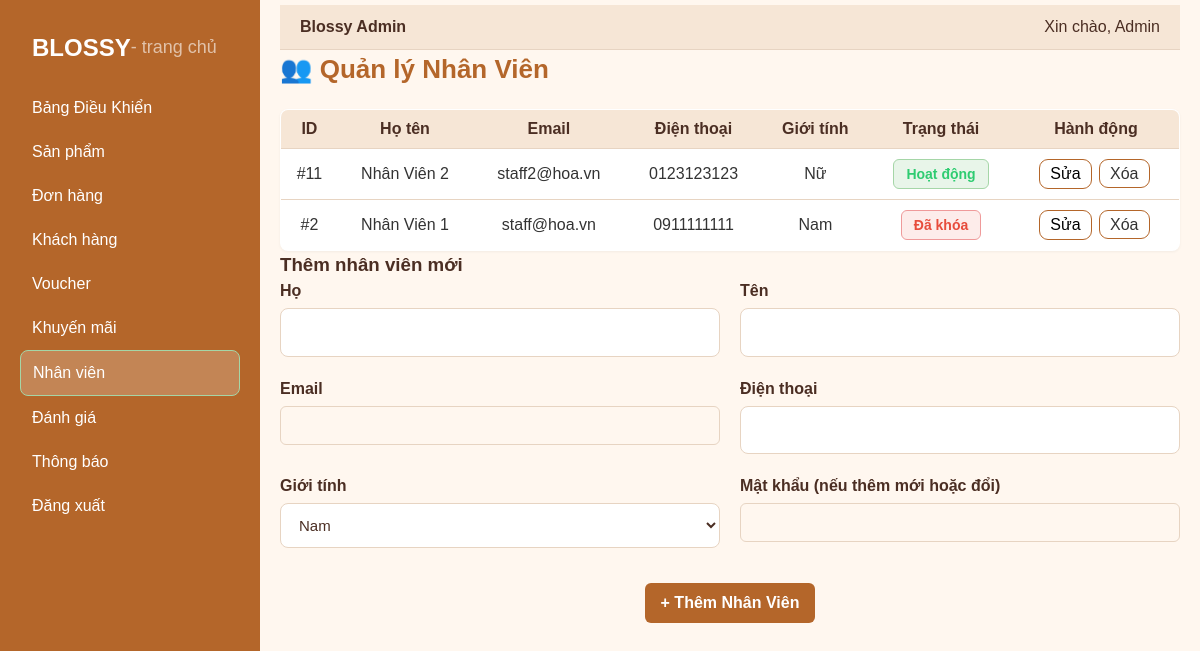
The page /index.php/index.php?controller=adminstaff&action=index (signed in) on the database its author committed.
### tables this page shows
CREATE TABLE `users` (
  `id` bigint(20) UNSIGNED NOT NULL,
  `role_id` tinyint(3) UNSIGNED NOT NULL DEFAULT 1,
  `level_id` tinyint(3) UNSIGNED DEFAULT 1,
  `email` varchar(191) NOT NULL,
  `first_name` varchar(100) DEFAULT NULL,
  `last_name` varchar(100) DEFAULT NULL,
  `password_hash` varchar(191) NOT NULL,
  `phone` varchar(20) DEFAULT NULL,
  `gender` enum('Nam','Nữ','Khác') DEFAULT 'Nam',
  `level` enum('diamond','gold','silver','normal') NOT NULL DEFAULT 'normal',
  `total_spent` decimal(12,2) NOT NULL DEFAULT 0.00,
  `address` varchar(255) DEFAULT NULL,
  `is_blocked` tinyint(1) NOT NULL DEFAULT 0,
  `created_at` datetime NOT NULL DEFAULT current_timestamp(),
  `updated_at` datetime NOT NULL DEFAULT current_timestamp() ON UPDATE current_timestamp(),
  `password` varchar(255) NOT NULL
);

### App/Controllers/AdminStaffController.php (called while the page is built, shortened)
<?php
require_once __DIR__ . '/../Models/StaffModel.php';
class AdminStaffController extends BaseController
{
    private $model;
    public function __construct()
    {
        $this->model = new StaffModel();
    }
    public function index()
    {
        $staffs = $this->model->getAll();
        $this->loadView('Admin.Staff.List', ['staffs' => $staffs]);
    }
}

### App/Models/Database/database.php (called while the page is built, shortened)
<?php
class Database {
    private $servername = "localhost";
    private $username = "root";
    private $password = "0586964157";
    private $databasename = "web_ban_hoa";
    function connection_database(): PDO {
        try {
            $conn = new PDO(
                "mysql:host=$this->servername;dbname=$this->databasename",
                $this->username,
                $this->password
            );
            $conn->setAttribute(PDO::ATTR_ERRMODE, PDO::ERRMODE_EXCEPTION);
        } catch (PDOException $e) {
            throw $e;
        }
        return $conn;
    }
}
?>

### App/Models/StaffModel.php (called while the page is built, shortened)
<?php
require_once 'BaseModel.php';
class StaffModel extends BaseModel
{
    public function getAll()
    {
        $sql = "SELECT * FROM users WHERE role_id = 2 ORDER BY created_at DESC";
        return $this->query($sql);
    }
}

### App/Models/BaseModel.php (called while the page is built, shortened)
<?php
require_once __DIR__ . '/Database/Database.php';
class BaseModel {
    public $conn;
    public function __construct() {
        $db = new database();
        $this->conn = $db->connection_database();
    }
    protected function query(string $sql): array {
        $stmt = $this->conn->query($sql);
        return $stmt->fetchAll(PDO::FETCH_ASSOC);
    }
}

### App/Views/Admin/Staff/List.php (the view, shortened to what this page needs)
<link rel="stylesheet" href="<?= BASE_URL ?>Public/Assets/Css/Admin/Staff.css?v=<?= time() ?>">
<div id="admin-staff">
  <?php include_once __DIR__ . '/../Layouts/Sidebar.php'; ?>
  <div class="admin-staff">
    <?php include_once __DIR__ . '/../Layouts/Header.php'; ?>
    <h2 class="admin-title">👥 Quản lý Nhân Viên</h2>
    <div class="staff-list">
      <table class="admin-table">
        <thead>
          <tr>
            <th>ID</th>
            <th>Họ tên</th>
            <th>Email</th>
            <th>Điện thoại</th>
            <th>Giới tính</th>
            <th>Trạng thái</th>
            <th>Hành động</th>
          </tr>
        </thead>
        <tbody>
          <?php if (!empty($staffs)): ?>
            <?php foreach ($staffs as $s): ?>
              <tr>
                <td>#<?= $s['id'] ?></td>
                <td><?= htmlspecialchars($s['first_name'] . ' ' . $s['last_name']) ?></td>
                <td><?= htmlspecialchars($s['email']) ?></td>
                <td><?= htmlspecialchars($s['phone']) ?></td>
                <td><?= htmlspecialchars($s['gender'] ?? '-') ?></td>
                <td>
                  <button
                    class="staff-toggle toggle <?= $s['is_blocked'] ? 'blocked' : 'active' ?>"
                    data-id="<?= $s['id'] ?>">
                    <?= $s['is_blocked'] ? 'Đã khóa' : 'Hoạt động' ?>
                  </button>
                </td>
                <td>
                  <button class="staff-edit btn-edit"
                    data-id="<?= $s['id'] ?>"
                    data-fname="<?= htmlspecialchars($s['first_name']) ?>"
                    data-lname="<?= htmlspecialchars($s['last_name']) ?>"
                    data-email="<?= htmlspecialchars($s['email']) ?>"
                    data-phone="<?= htmlspecialchars($s['phone']) ?>"
                    data-gender="<?= $s['gender'] ?>"
                  >Sửa</button>
                  <a href="index.php?controller=adminstaff&action=delete&id=<?= $s['id'] ?>" class="btn-delete">Xóa</a>
                </td>
              </tr>
            <?php endforeach; ?>
          <?php else: ?>
            <tr><td colspan="7" style="text-align:center;">Chưa có nhân viên nào</td></tr>
          <?php endif; ?>
        </tbody>
      </table>
    </div>
    <div class="staff-form">
      <h3 id="staffFormTitle">Thêm nhân viên mới</h3>
      <form method="POST" id="staffForm" action="index.php?controller=adminstaff&action=create">
        <div class="form-row">
          <div class="form-group">
            <label>Họ</label>
            <input type="text" name="first_name" id="staff_fname" required>
          </div>
          <div class="form-group">
            <label>Tên</label>
            <input type="text" name="last_name" id="staff_lname" required>
          </div>
        </div>
        <div class="form-row">
          <div class="form-group">
            <label>Email</label>
            <input type="email" name="email" id="staff_email" required>
          </div>
          <div class="form-group">
            <label>Điện thoại</label>
            <input type="text" name="phone" id="staff_phone">
          </div>
        </div>
        <div class="form-row">
          <div class="form-group">
            <label>Giới tính</label>
            <select name="gender" id="staff_gender">
              <option value="Nam">Nam</option>
            </select>
          </div>
          <div class="form-group">
            <label>Mật khẩu (nếu thêm mới hoặc đổi)</label>
            <input type="password" name="password" id="staff_password">
          </div>
        </div>
        <div class="form-actions">
          <button type="submit" id="staffSubmit" class="btn btn-primary">+ Thêm Nhân Viên</button>
        </div>
      </form>
    </div>
  </div>
</div>

### Public/Assets/Css/Admin/Staff.css (style rules this page uses)
#admin-staff { display: flex; flex-direction: row; min-height: 100vh; width: 100%; background: var(--bg); color: var(--text); }
.admin-staff { flex: 1; margin: 5px 20px; }
.staff-toggle.active { color: #2ecc71; }
.staff-toggle.blocked { color: #e74c3c; }

### Public/Assets/Css/admin_style.css (style rules this page uses)
form { display: flex; flex-direction: column; gap: 5px; }
form label { font-weight: 600; color: var(--text); margin-bottom: 4px; display: block; }
form input[type="text"], form input[type="number"], form select, form textarea { width: 100%; padding: 12px 14px; border: 1px solid var(--header-border); border-radius: 8px; font-size: 15px; background: #fff; color: var(--text); transition: border-color 0.2s ease; box-sizing: border-box; }
.btn-edit, .btn-delete { border: none; background: transparent; cursor: pointer; font-size: 16px; border: 1px solid var(--primary); padding: 5px 10px; border-radius: 9px; }
.toggle { padding: 6px 12px; border-radius: 6px; font-weight: 600; font-size: 14px; border: none; cursor: pointer; transition: all 0.25s ease; }
.active { background-color: #e8f5e9; color: #2e7d32; border: 1px solid #a5d6a7; }
.blocked { background-color: #fdecea; color: #c62828; border: 1px solid #ef9a9a; }

### Public/Assets/Css/Admin/Promotion.css (style rules this page uses)
.admin-title { font-size: 26px; font-weight: 700; color: var(--primary); margin-bottom: 20px; }
.admin-table { width: 100%; border-collapse: collapse; background: var(--panel-bg); border: 1px solid var(--header-border); border-radius: 8px; overflow: hidden; box-shadow: 0 1px 3px rgba(0, 0, 0, 0.05); }
.admin-table th { background: var(--header-bg); color: var(--text); padding: 10px; border-bottom: 1px solid var(--header-border); font-weight: 600; }
.admin-table td { text-align: center; padding: 10px; border-bottom: 1px solid var(--header-border); }
.promotion-edit, .btn-delete, .promotion-toggle { cursor: pointer; font-size: 18px; margin: 0 3px; }
.form-row { display: flex; gap: 20px; margin-bottom: 15px; }
.form-group { flex: 1; display: flex; flex-direction: column; }
.form-group label { font-weight: 600; margin-bottom: 5px; }
.form-group input { border: 1px solid var(--header-border); border-radius: 6px; padding: 8px; font-size: 14px; }
.form-actions { display: flex; justify-content: center; gap: 15px; margin-top: 15px; }
.btn { border: none; padding: 8px 16px; border-radius: 6px; cursor: pointer; font-weight: 600; transition: 0.2s; }
.btn-primary { background: var(--primary); color: #fff; }

### rows shown on the page
users: id "11", first_name+last_name "Nhân Viên 2", email "staff2@hoa.vn", phone "0123123123", gender "Nữ", is_blocked "Hoạt động"
users: id "2", first_name+last_name "Nhân Viên 1", email "staff@hoa.vn", phone "0911111111", gender "Nam", is_blocked "Đã khóa"

### other values the page prints
$_SESSION['user']['name'] "Admin"
